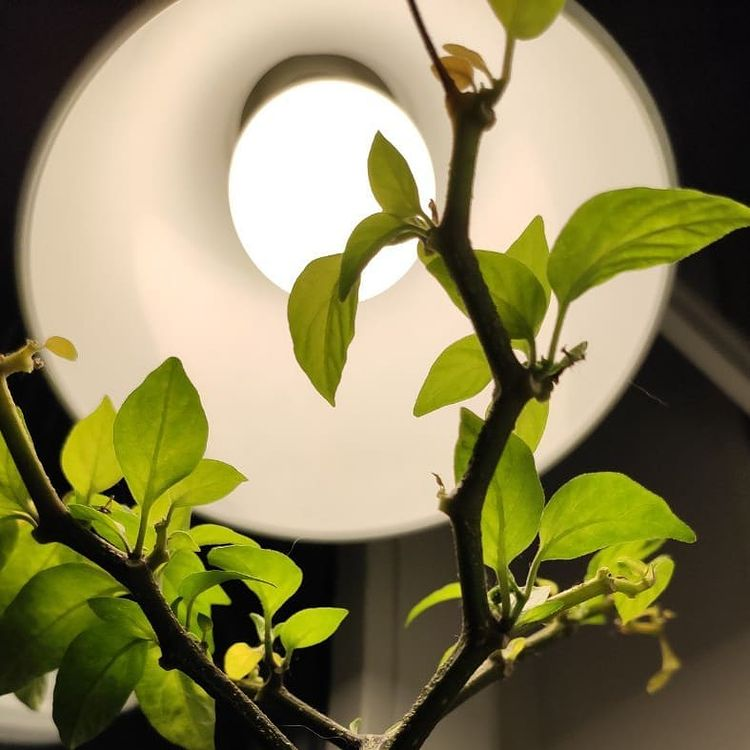
#> input picture img2.jpg, 750 x 750 px
$ python filter.py
#> lines starting #> are read from the running program, lines starting #| are printed output that depends on the picture; after the words box and inside, x2 and y2 are one past the last pixel; in counts of white or black regions, pixels touching at a corner belong together
from PIL import Image
import numpy as np
import doctest


def get_color(matrix, x_start, y_start, gradation):
    """

    :param matrix: матрица
    :param x_start: начальные положения x
    :param y_start: и y
    :param gradation: количество градаций серого цвета,
    :return: возвращает значение серого цвета, которое после используется
          для формирования изображения в методе make_mosaic
    >>> get_color([[[1, 2, 3]]], 0, 0, 1)
    2
    >>> get_color([[[0, 0, 0]]], 0, 0, 1)
    0
    >>> get_color([[[50, 100, 150]] * 3] * 3, 0, 0, 3)
    100
    """
    grey = 0
    for x in range(x_start, x_start + gradation):
        for y in range(y_start, y_start + gradation):
            r = int(matrix[x][y][0])
            g = int(matrix[x][y][1])
            b = int(matrix[x][y][2])
            grey += (r + g + b) / 3  # расчет серого цвета
    grey = int(grey // (gradation ** 2))
    return grey


def get_matrix(matrix, x_start, y_start, gradation, grey, gray_gradation):
    """

    :param matrix: основная матрица
    :param x_start: начальные положения x и y
    :param y_start: -
    :param gradation: степень градации серого цвета, используется для расчета переменной gray
    :param grey: основной параметр серого цвета.
    :param gray_gradation: Вводимое с клавиатуры значение, обозначает градацию серого цвета
    (50 как коэффициент, можно убрать, но я не вижу причин)
    :return: возвращает  двумерный массив, по которому формируется результативное изображение
    >>> get_matrix([[[100, 120, 140]]], 0, 0, 1, 120, 50)
    [[[100, 100, 100]]]
    """
    grey_gradations = gray_gradation * 50
    for x in range(x_start, x_start + gradation):
        for y in range(y_start, y_start + gradation):
            matrix[x][y] = [int(grey // grey_gradations) * grey_gradations] * 3


def make_mosaic(img, gradation, grey_gradation):
    """

    :param img: исходное изображение
    :param gradation: шаг обработки
    :param grey_gradation: водимое с клавиатуры значение, обозначает градацию серого цвета
    :return: формирует картинку из массива matrix
    """
    matrix = np.array(img)
    height = len(matrix)
    width = len(matrix[1])
    for x in range(0, height - 1, gradation):
        for y in range(0, width - 1, gradation):
            grey = get_color(matrix, x, y, gradation)
            get_matrix(matrix, x, y, gradation, grey, grey_gradation)
    return Image.fromarray(matrix)


def main():
    """

    :return: ничего не возвращает, просто сохраняет изображение в формате jpg
    """
    print('Введите название исходного изображения:')
    img = Image.open(input())
#> the answer given: img2.jpg
#> img is the input picture: PIL image 750x750 RGB; mean R, G, B 136.4, 129.4, 87.9
    print(
        "Введите степень пикселизации изображения  серого цвета:")
    gradation = int(input())
#> the answer given: 3
    print("Введите степень градации серого цвета")
    grey_gradation = int(input())
#> the answer given: 3
    res = make_mosaic(img, gradation, grey_gradation)
#> in make_mosaic, `height = len(matrix)`: height = 750
#> after the loop in make_mosaic, `for x in range(0, height - 1, gradation):`:
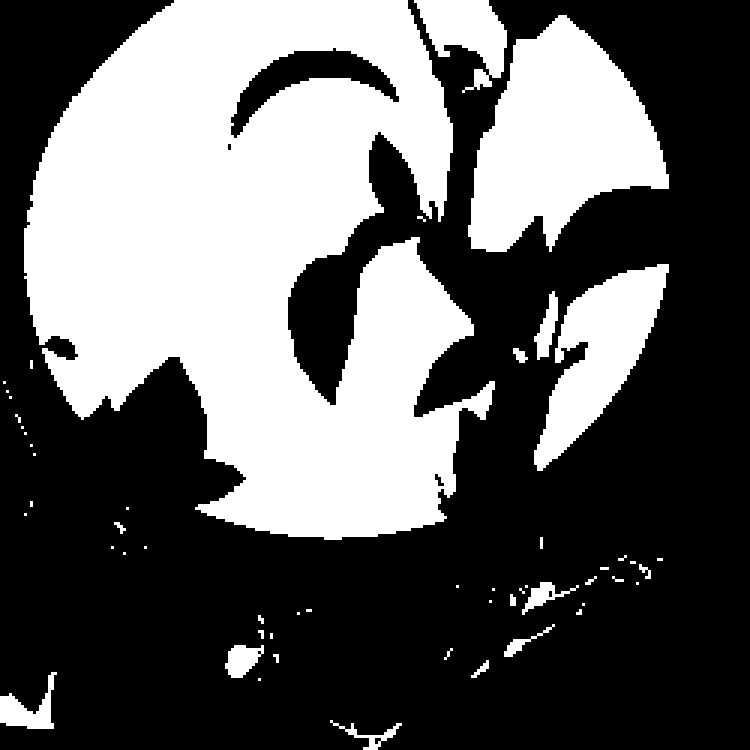
#> matrix: shape (750, 750, 3); values 0 (black) and 150 (white), 38.2% white; 54 white regions (26 under 20 px), largest, box (x1, y1, x2, y2) and area: (24, 0, 495, 540) 163665, (468, 15, 669, 252) 28350, (534, 264, 669, 471) 12366
    res.save('res.jpg')
#> (the run stopped early here; a loop or call above may not have finished)
